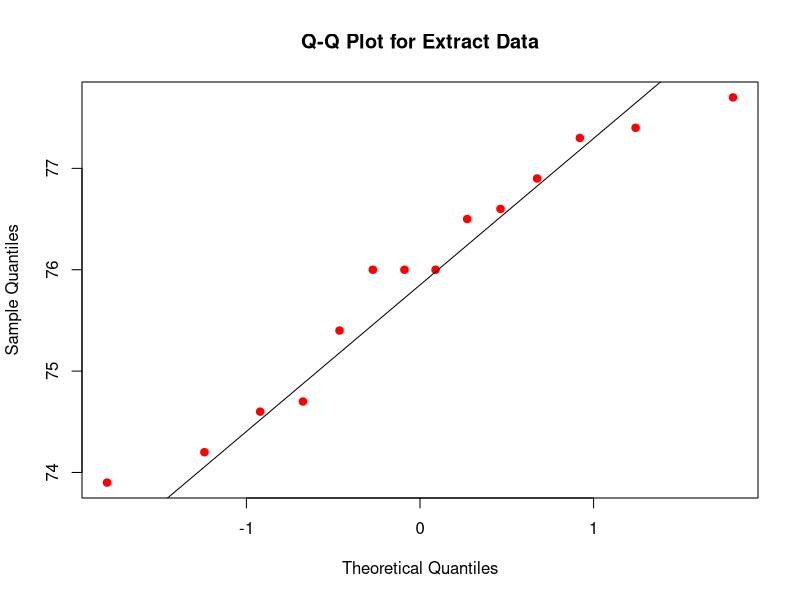
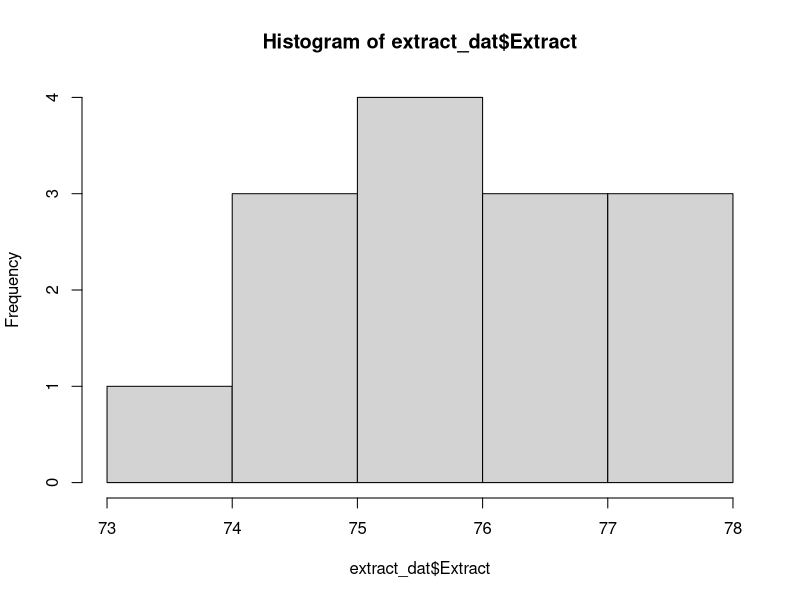
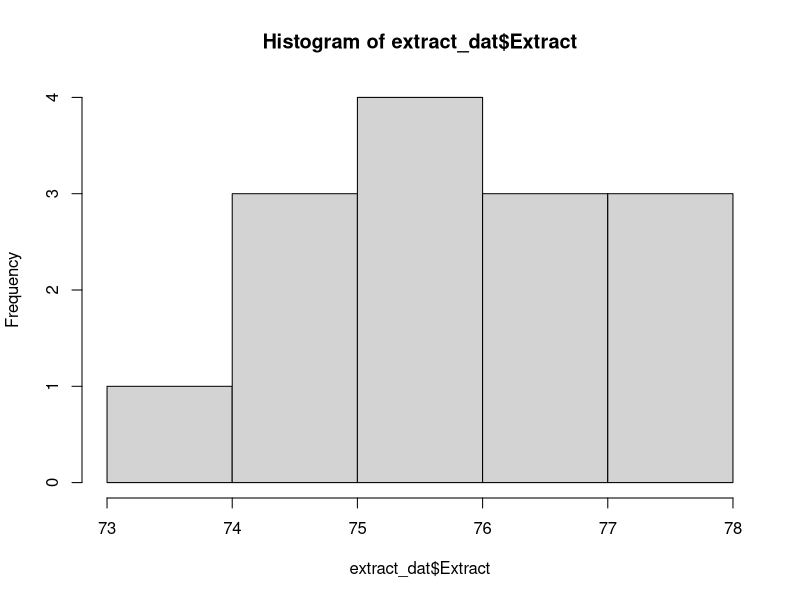
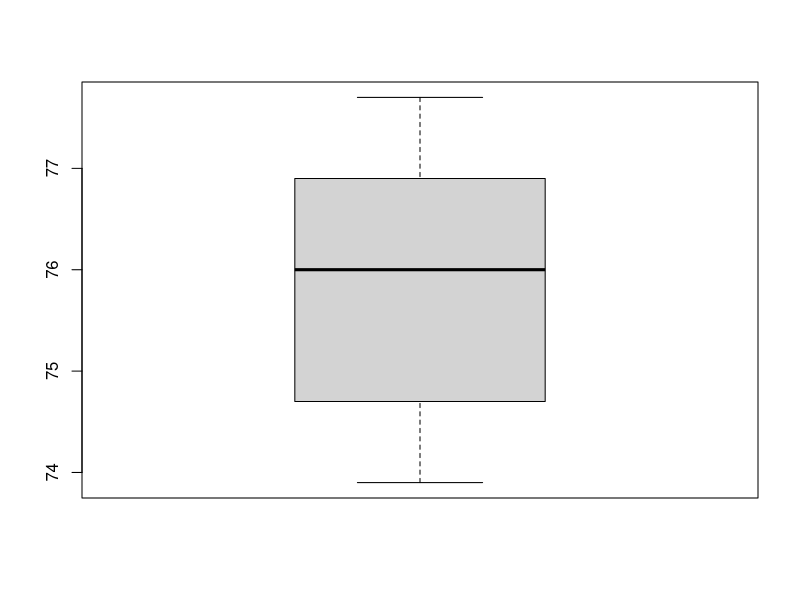

These figures' R source, in order:
#BIOL933
#Lab 1
#Script 2

#This script tests for normality and obtains descriptive statistics
extract_dat <- read.csv('Lab1ex2.csv', header = TRUE)
#First, convert the imported data into a "dataframe" object
extract_dat<-as.data.frame(extract_dat)
head(extract_dat)

#Generate a quantile-quantile (Q-Q, normal probability) plot
qqnorm(extract_dat$Extract, pch=19, col="red", main="Q-Q Plot for Extract Data")
qqline(extract_dat$Extract)

# hist
hist(extract_dat$Extract)

#Perform a Shapiro-Wilk test for normality of residuals
shapiro.test(extract_dat$Extract)

#Get a look at the data
hist(extract_dat$Extract)

#Compute the min, max, mean, median, and 1st and 3rd quartiles; then visualize them
summary(extract_dat$Extract)
boxplot(extract_dat$Extract)

#Hypothesis Testing...conduct a one-sample t-test (two-tailed) for a mean
t.test(extract_dat$Extract, mu=78) #null H, mean = 78
power.t.test(n = length(extract_dat$Extract), delta = 78-mean(extract_dat$Extract), sd = sd(extract_dat$Extract), sig.level = 0.05, type = "one.sample", alternative = "two.sided", strict = TRUE)
